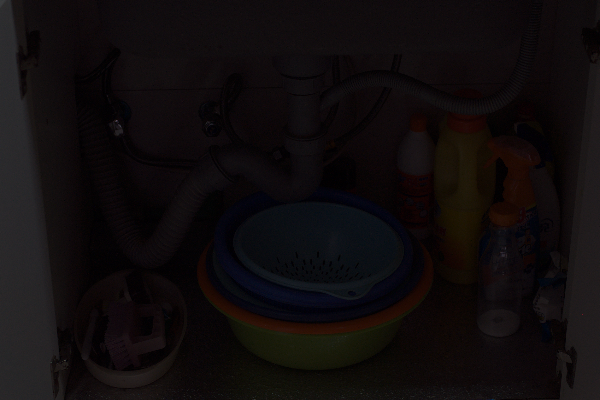
#> input picture Homework/assignment1/img/pic1.png, 600 x 400 px
$ python Q1.py
#> lines starting #> are read from the running program, lines starting #| are printed output that depends on the picture
### Homework/assignment1/my_tools/manual_grayscale.py
import numpy as np
from my_tools import showImg
import cv2

def normalization(data):
	"""Normalize array to range [0, 1]"""
	min_val = np.min(data)
	max_val = np.max(data)
	if max_val - min_val == 0:
		return np.zeros_like(data, dtype=np.float32)
	return (data - min_val) / (max_val - min_val)

def manual_grayscale(image):
    # ตรวจสอบว่า image เป็น NumPy array และมี 3 หรือ 4 ช่อง (BGR หรือ BGRA)
	if image is None:
		raise ValueError("image is None")
	if image.ndim != 3 or image.shape[2] < 3:
		raise ValueError("image must be HxWx3 or HxWx4")

    # แยกช่อง B, G, R ออกจากกันและแปลงเป็น float32 สำหรับการคำนวณ
	# หรือ ใช้ method cv2.split(img) จะ return เป็น B G R channels
	b = image[:, :, 0]
	g = image[:, :, 1]
	r = image[:, :, 2]

	concatImg = cv2.hconcat([b, g, r])
	showImg.show_img_gray(concatImg, title='BGR Channels')  # แสดงช่องสีแต่ละสีเพื่อดูข้อมูลในช่องนั้น

	b = b.astype(np.float32)
	g = g.astype(np.float32)
	r = r.astype(np.float32)

    # r คือช่อง Red ที่มีขนาดเท่ากับภาพ จะเอาสีอื่นมาใช้ก็ได้เพราะขนาดเท่ากัน
	row, col = r.shape

	# ให้ค่าarray ของ gray เป็นศูนย์ก่อน แล้วค่อยคำนวณทีละพิกเซลด้วยสูตรถ่วงน้ำหนัก
	gray = np.zeros_like(r, dtype=float)

	for i in range(row):
		for j in range(col):
			# เข้าถึง B/G/R ในแต่ละช่องจุดภาพ แล้วคูณด้วย const แล้วนำมาพวกกันเพื่อแปลงเป็นภาพขาวดำ
			gray[i, j] = 0.2989 * r[i, j] + 0.5870 * g[i, j] + 0.1140 * b[i, j]

	return gray.astype(np.uint8)

# ทำงานเหมือนข้างบนแต่เขียนอีกแบบที่ ใช้การคูณเมทริกซ์เพื่อให้เร็วขึ้น
# [10 lines left out: function color_to_gray, not called in this run]

# ฟังก์ชันสำหรับปรับความสว่างของภาพด้วยการแก้ไขแกมมา (Gamma Correction)
# แปลงข้อมูลเป็น float >> Normalize >> ยกกำลังด้วย gamma (ยิ่งน้อย ยิ่งสว่าง) >> คูณด้วย 255 แล้วแปลงกลับเป็น uint8
# ไม่ได้แปลงแค่สีเทา แต่แปลงได้กับภาพสีด้วยการแยกช่องสีแล้วปรับแกมมาทีละช่อง
def gamma_correction(gray: np.ndarray, gamma: float):
	"""Brighten/darken grayscale image with gamma correction.
	สำหรับปรับภาพมืดให้สว่างขึ้นด้วย γ<1 ex:gamma = 0.5
	หรือปรับภาพสว่างให้มืดลงด้วย γ>1 ex:gamma = 2.0
	"""
	if gray is None:
		raise ValueError("gray is None")
	if gray.ndim != 2:
		raise ValueError("gray must be a 2D grayscale image")
	if gamma <= 0:
		raise ValueError("gamma must be > 0")

	normalized = normalization(gray)  # Normalize to [0, 1]
	corrected = np.power(normalized, gamma)

    # np.clip(gray, 0, 255) บังคับให้ค่าพิกเซลอยู่ในช่วง 0–255 (กันค่าหลุดช่วง)
    # .astype(np.uint8) แปลงเป็นชนิดภาพมาตรฐาน 8-bit เพื่อให้ใช้กับการแสดงผล/บันทึกภาพได้ถูกต้อง
	return np.clip(corrected * 255.0, 0, 255).astype(np.uint8)

### Homework/assignment1/my_tools/hist.py
import numpy as np
import matplotlib.pyplot as plt


def calculate_histogram(gray_image):
    """
    คำนวณ histogram ของภาพเทาแบบเขียนเอง (ไม่ใช้ฟังก์ชันสำเร็จรูป)
    """
    if gray_image.ndim != 2:
        raise ValueError("gray_image must be a 2D grayscale image")

    # สร้าง array สำหรับเก็บจำนวนพิกเซลแต่ละค่า (0-255)
    hist = np.zeros(256, dtype=int)

    # นับจำนวนความถี่ของพิกเซลแต่ละค่า
    rows, cols = gray_image.shape
    for i in range(rows):
        for j in range(cols):
            pixel_value = gray_image[i, j]
            hist[pixel_value] += 1

    return hist


def plot_histogram(hist1, title='Histogram'):
    """
    แสดงกราฟ histogram ของภาพเทา
    """

    # แสดงกราฟ
    plt.figure(figsize=(10, 4))
    plt.bar(range(256), hist1, width=1, color='black', alpha=0.7)
    plt.xlim([0, 255])
    plt.xlabel('Pixel Intensity')
    plt.ylabel('Frequency')
    plt.title(title)
    plt.grid(alpha=0.3)
    plt.show()

# [62 lines left out: functions compare_histograms, histogram_equalization, not called in this run]

### Homework/assignment1/my_tools/showImg.py
import cv2
import matplotlib.pyplot as plt

def show_img_color(image, title='Output Image'):
    """
    แสดงภาพผลลัพธ์ด้วย Matplotlib
    :param image: ภาพที่ต้องการแสดง (เป็น NumPy array)
    :param title: ชื่อหัวข้อของภาพ
    """
    # แปลงภาพจาก BGR เป็น RGB สำหรับการแสดงผลที่ถูกต้อง
    image_rgb = cv2.cvtColor(image, cv2.COLOR_BGR2RGB) # มันมี3ช่องสี

    # แสดงภาพด้วย Matplotlib
    plt.figure(figsize=(10, 6))
    plt.imshow(image_rgb)
    plt.title(title)
    plt.axis('off')  # ซ่อนแกน
    plt.show()

def show_img_gray(image, title='Output Image'):
    """
    แสดงภาพผลลัพธ์ด้วย Matplotlib
    :param image: ภาพที่ต้องการแสดง (เป็น NumPy array)
    :param title: ชื่อหัวข้อของภาพ
    """

    # แสดงภาพด้วย Matplotlib
    plt.figure(figsize=(10, 6))
    plt.imshow(image, cmap='gray')
    plt.title(title)
    plt.axis('off')  # ซ่อนแกน
    plt.show()

# [9 lines left out: function show_img_with_cv2, not called in this run]

### Homework/assignment1/Q1.py
"""
ข้อที่ 1: การแปลงระดับเทาและการปรับปรุงคุณภาพภาพ (Manual Grayscale & Enhancement)
โจทย์: วิเคราะห์ปัญหาของภาพ pic1.png และเลือกวิธีการปรับปรุงคุณภาพภาพให้ดีขึ้นอย่างมีนัยสำคัญ
ข้อกำหนดทางเทคนิค:
- ต้องประมวลผลด้วยภาพระดับเทา (Grayscale) เท่านั้น หมายความว่า ต้องแปลงภาพสีให้แยกเป็นช่องสีแดง (R), เขียว (G), น้ำเงิน (B)
แล้วนำมาคำนวณด้วยสูตรถ่วงน้ำหนัก (Weighted Average) ด้วยตนเอง
- นักศึกษาต้องเขียนโปรแกรมแปลงภาพสีเป็นระดับเทาด้วย สูตรการถ่วงน้ำหนัก (Weighted Average) ด้วยตนเอง
ห้ามใช้ฟังก์ชันสำเร็จรูปGray = (0.299 * R) + (0.587 * G) + (0.114 *B)
"""

# ภาพมันมืดเกินไปทำให้สว่างขึ้นพร้อมปรับภาพให้สว่างขึ้นเพื่อให้เห็นรายละเอียดชัดเจนขึ้น
import cv2
import numpy as np
from my_tools.manual_grayscale import  gamma_correction,manual_grayscale
from my_tools.showImg import  show_img_color
from my_tools.hist import calculate_histogram, plot_histogram

# อ่านภาพจากไฟล์
img = cv2.imread('./img/pic1.png')
#> img is the input picture: shape (400, 600, 3); mean B, G, R 12.9, 12, 16.2
print(img.shape)
#| (400, 600, 3)
# output: (400, 600, 3) แสดงว่าเป็นภาพสีที่มีความสูง 400 พิกเซล ความกว้าง 600 พิกเซล และมี 3 ช่องสี (BGR)
print(f"img min : {np.min(img)} , img max : {np.max(img)}")
#| img min : 0 , img max : 114
# output: img min : 0 , img max : 114 แสดงว่าความเข้มของภาพค่อนข้างมืด เพราะความเข้มที่สูงที่สุด มีความเข้มเพียง 114
# ส่งผลให้ภาพมืดเกินไป ต้องปรับภาพให้กระจายตัวเต็ม Scale 0-255 เพื่อให้ภาพมีมิติมากยิ่งขึ้น ด้วยการปรับ Contrast ด้วย Gamma Correction

# ============ แปลงเป็น Grayscale ============
# แปลงภาพสีเป็นภาพขาวดำด้วยสูตรการถ่วงน้ำหนัก (Weighted Average) ด้วยตนเอง
# เพื่อให้เห็นรายละเอียดในภาพชัดเจนขึ้น และนำไปใช้ในการวิเคราะห์ histogram
print("\n========== Grayscale Conversion ==========")
gray_original = manual_grayscale(img)
#> in manual_grayscale, `concatImg = cv2.hconcat([b, g, r])`:
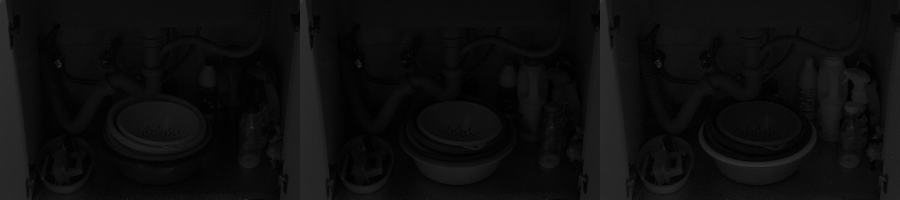
#> concatImg: shape (400, 1800) (shown at 1/2 size); min 0, max 114, mean 13.7
#> in manual_grayscale, `g = g.astype(np.float32)`:
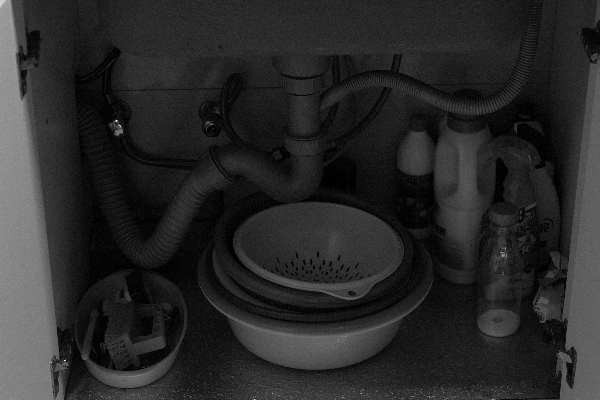
#> g: shape (400, 600) float32; min 0, max 74, mean 12; drawn with min black and max white
print(f"Gray Original - min: {np.min(gray_original)}, max: {np.max(gray_original)}")
#| Gray Original - min: 0, max: 80

# ============ Histogram Analysis ============
# วิเคราะห์ histogram ของภาพต้นฉบับเพื่อดูการกระจายตัวของความเข้มของพิกเซลในภาพ
# เพื่อวิเคราะห์ปัญหาของภาพต้นฉบับและเลือกวิธีการปรับปรุงคุณภาพภาพให้ดีขึ้น
print("\n========== Histogram Analysis ==========")
hist_original = calculate_histogram(gray_original)
#> after the loop in calculate_histogram, `for i in range(rows):`: hist = 256 values, max 18975 at index 12, min 0 at index 62, mean 937.5
#> hist_original has the same summary as hist in calculate_histogram
plot_histogram(hist_original, title='Original Grayscale Histogram')
#> in plot_histogram, `plt.show()`:
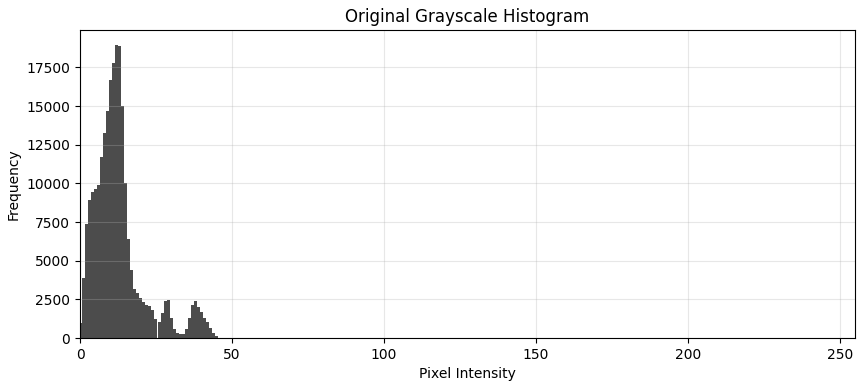
#> figure drawn by matplotlib, 1 panel; tallest bar 18975 high, from x = 11.5 to 12.5

# ปรับความสว่างของภาพด้วยการแก้ไขแกมมากับแต่ละช่องสี
row, col, channel = img.shape
#> row = 400; col = 600; channel = 3
enhanced_img = np.zeros_like(img, dtype='uint8')

# ปรับความสว่างของภาพด้วยการแก้ไขแกมมา (Gamma Correction) กับแต่ละช่องสี และปรับภาพให้กระจายตัวเต็ม Scale 0-255
for space in range(channel): # วนลูปแต่ละช่องสี (B:0, G:1, R:2)
    enhanced_img[:, :, space] = gamma_correction(img[:, :, space], 0.4)
#> this loop made 3 passes
#> pass 1, in gamma_correction, `corrected = np.power(normalized, gamma)`:
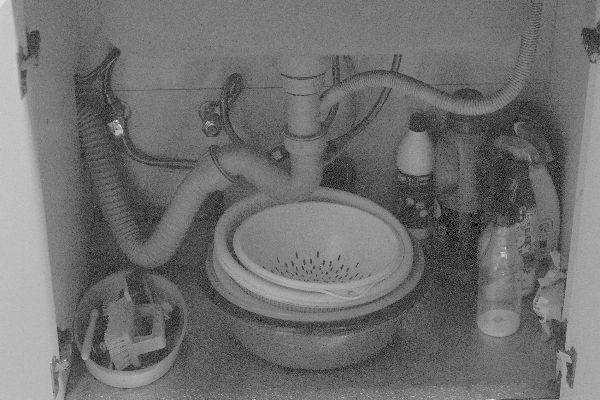
#> corrected: shape (400, 600) float64; min 0, max 1, mean 0.438
#> pass 2, in gamma_correction (call 2), `corrected = np.power(normalized, gamma)`:
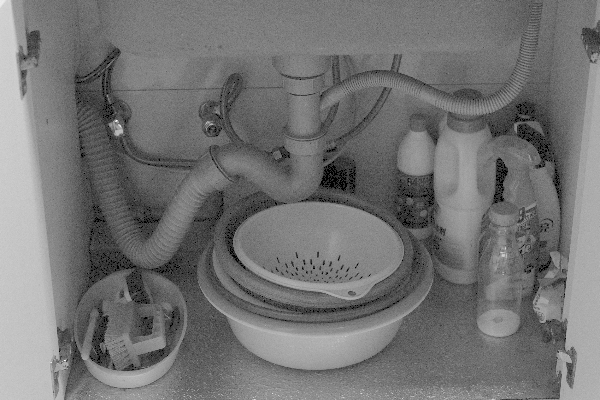
#> corrected: shape (400, 600) float64; min 0, max 1, mean 0.453
#> after the loop:
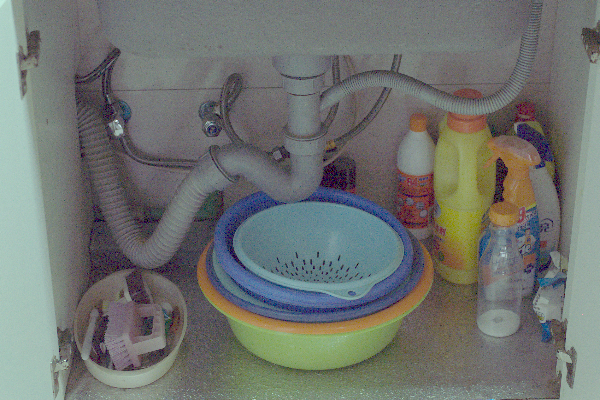
#> enhanced_img: shape (400, 600, 3); mean B, G, R 111.2, 115, 111.3

show_img_color(img, title='Original Image')
show_img_color(enhanced_img, title='Enhanced Image')

# บันทึกผลลัพธ์ลงในโฟลเดอร์ output
concatImg = cv2.hconcat([img, enhanced_img])
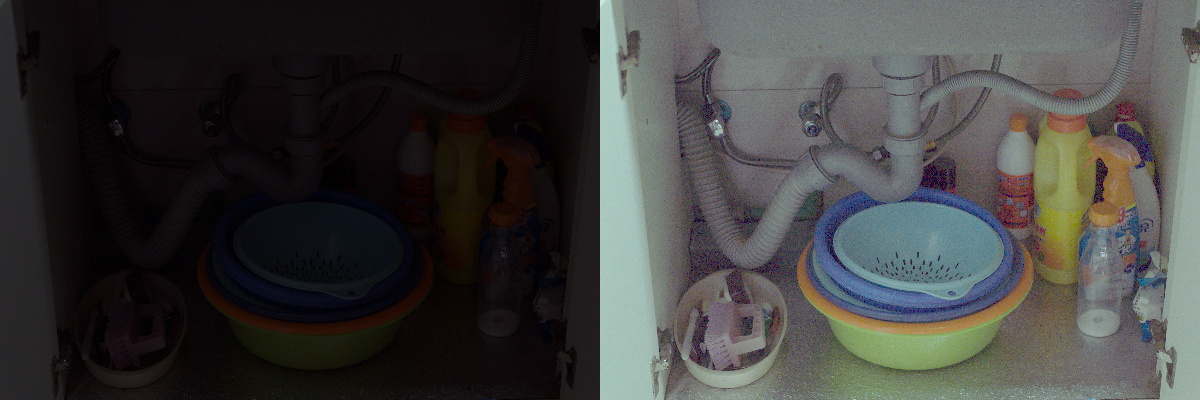
#> concatImg: shape (400, 1200, 3); mean B, G, R 62.1, 63.5, 63.7
show_img_color(concatImg, title='Original (Left) vs Enhanced (Right)')
cv2.imwrite('./output_img/ResultQ2.jpg', concatImg)

$ run again, with Homework/assignment1/img/pic2.png copied over Homework/assignment1/img/pic1.png
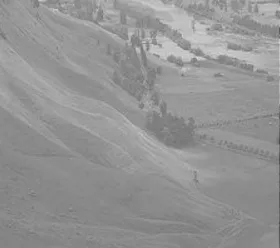
#> input picture Homework/assignment1/img/pic2.png, 280 x 248 px
#> img is the input picture: shape (248, 280, 3); mean B, G, R 147.7, 147.7, 147.7
#| (248, 280, 3)
#| img min : 76 , img max : 218
#| Gray Original - min: 75, max: 217
#> after the loop in calculate_histogram, `for i in range(rows):`: hist = 256 values, max 3973 at index 138, min 0 at index 0, mean 271.2
#> hist_original has the same summary as hist in calculate_histogram
#> the loop `for space in range(channel):` made 3 passes
#> pass 1, in gamma_correction, `corrected = np.power(normalized, gamma)`:
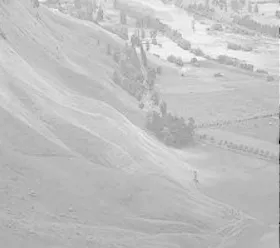
#> corrected: shape (248, 280) float64; min 0, max 1, mean 0.757
#> `concatImg = cv2.hconcat([img, enhanced_img])`:
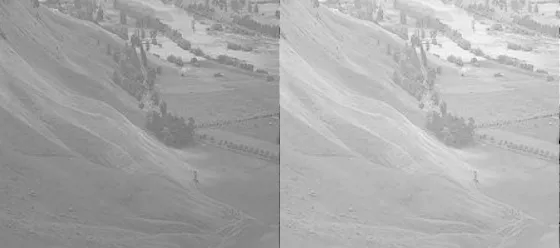
#> concatImg: shape (248, 560, 3); mean B, G, R 170.2, 170.2, 170.2

$ run again, with Homework/assignment1/img/pic3.png copied over Homework/assignment1/img/pic1.png
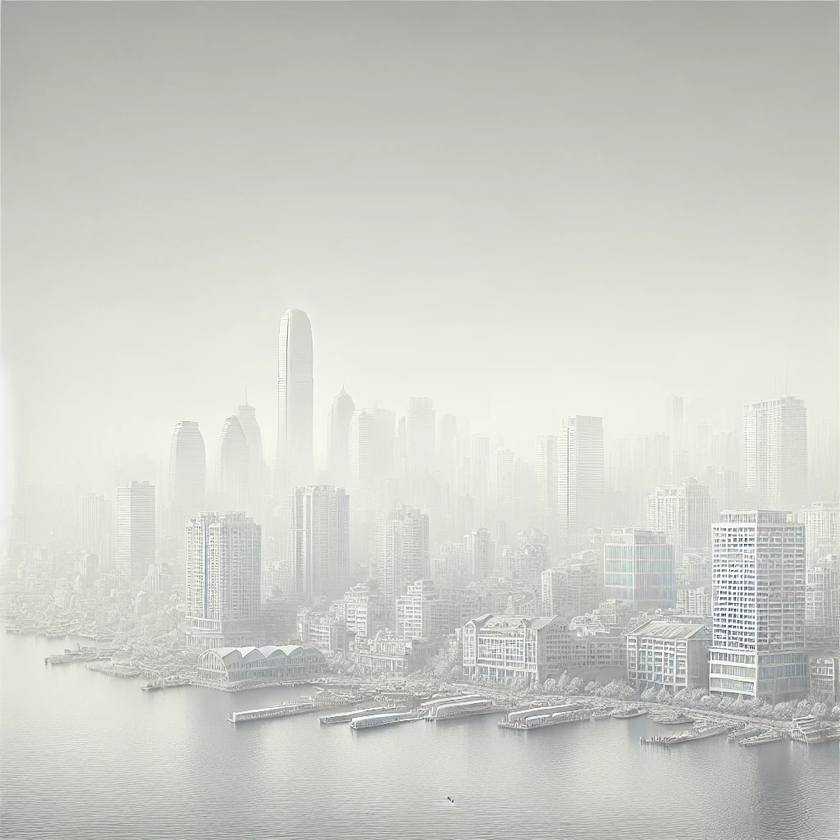
#> input picture Homework/assignment1/img/pic3.png, 840 x 840 px, shrunk from 1024 x 1024 before the run
#> img is the input picture: shape (840, 840, 3); mean B, G, R 201.2, 207.6, 206.4
#| (840, 840, 3)
#| img min : 49 , img max : 255
#| Gray Original - min: 55, max: 254
#> after the loop in calculate_histogram, `for i in range(rows):`: hist = 256 values, max 15495 at index 229, min 0 at index 0, mean 2756.2
#> hist_original has the same summary as hist in calculate_histogram
#> the loop `for space in range(channel):` made 3 passes
#> pass 1, in gamma_correction, `corrected = np.power(normalized, gamma)`:
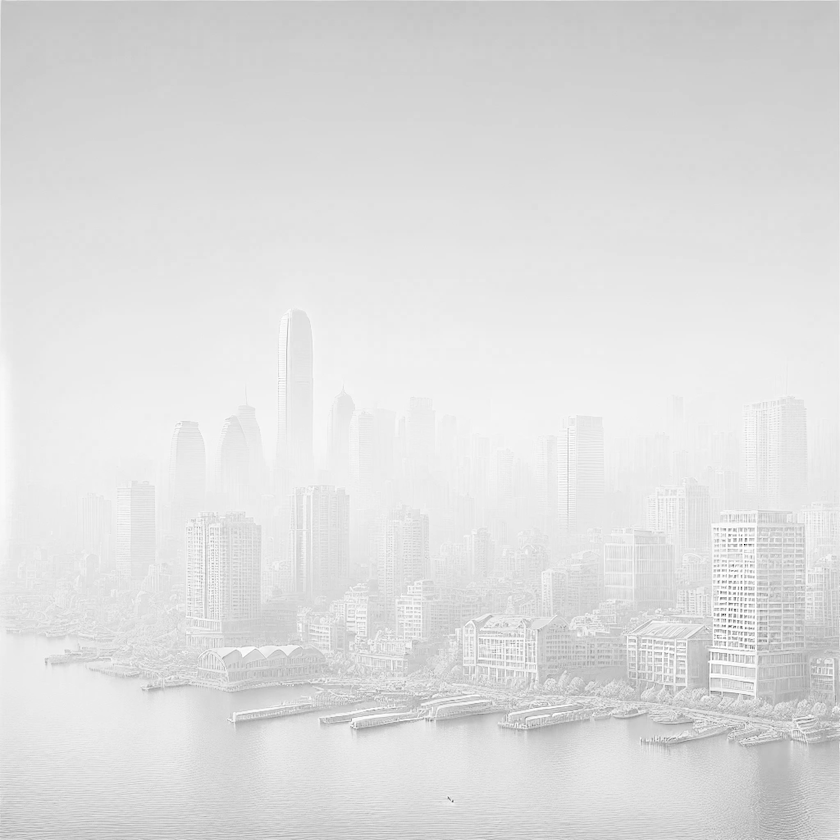
#> corrected: shape (840, 840) float64; min 0, max 1, mean 0.874
#> `concatImg = cv2.hconcat([img, enhanced_img])`:
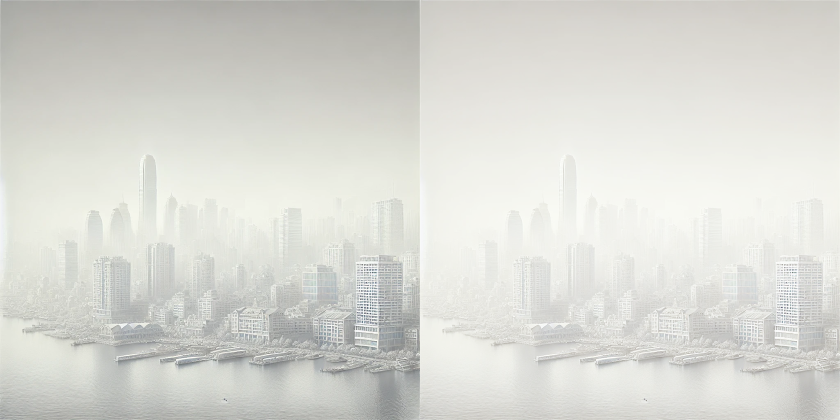
#> concatImg: shape (840, 1680, 3) (shown at 1/2 size); mean B, G, R 211.8, 217.6, 217.2
#> image_rgb: shape (840, 1680, 3)
